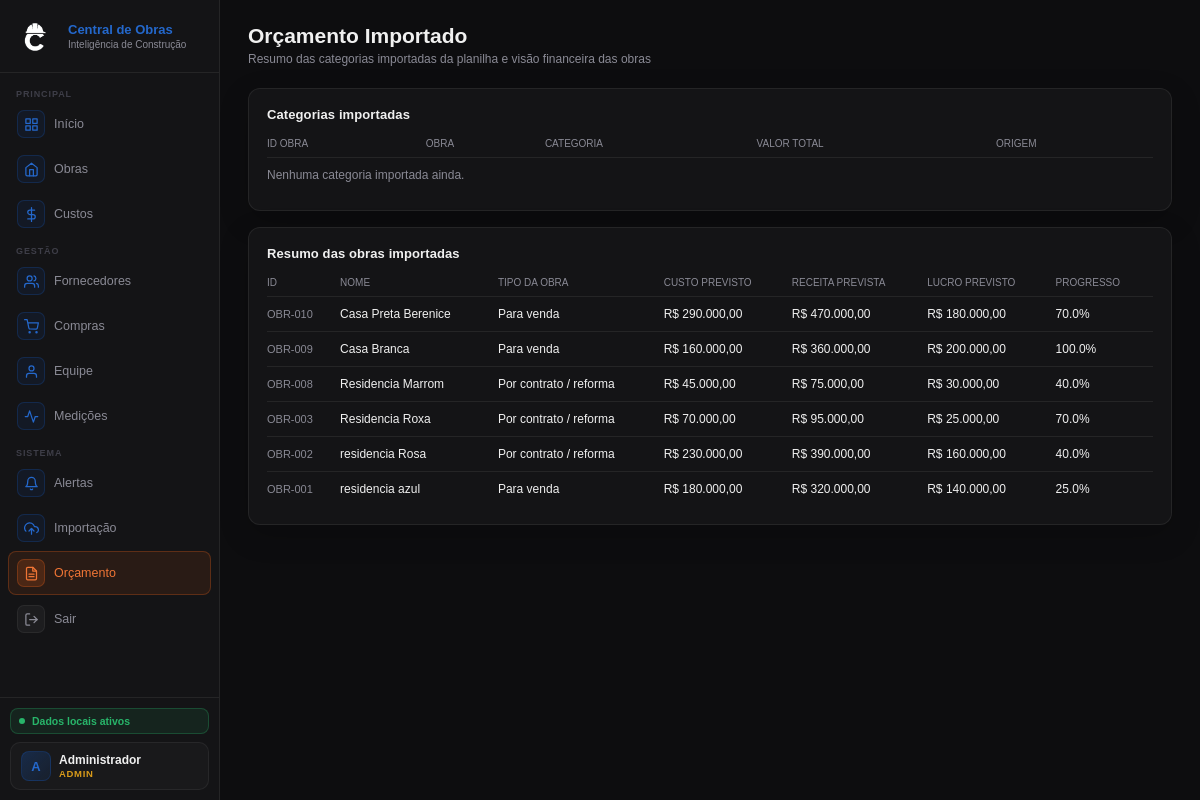
Before: /orcamento-importado (signed in) with the older database file.
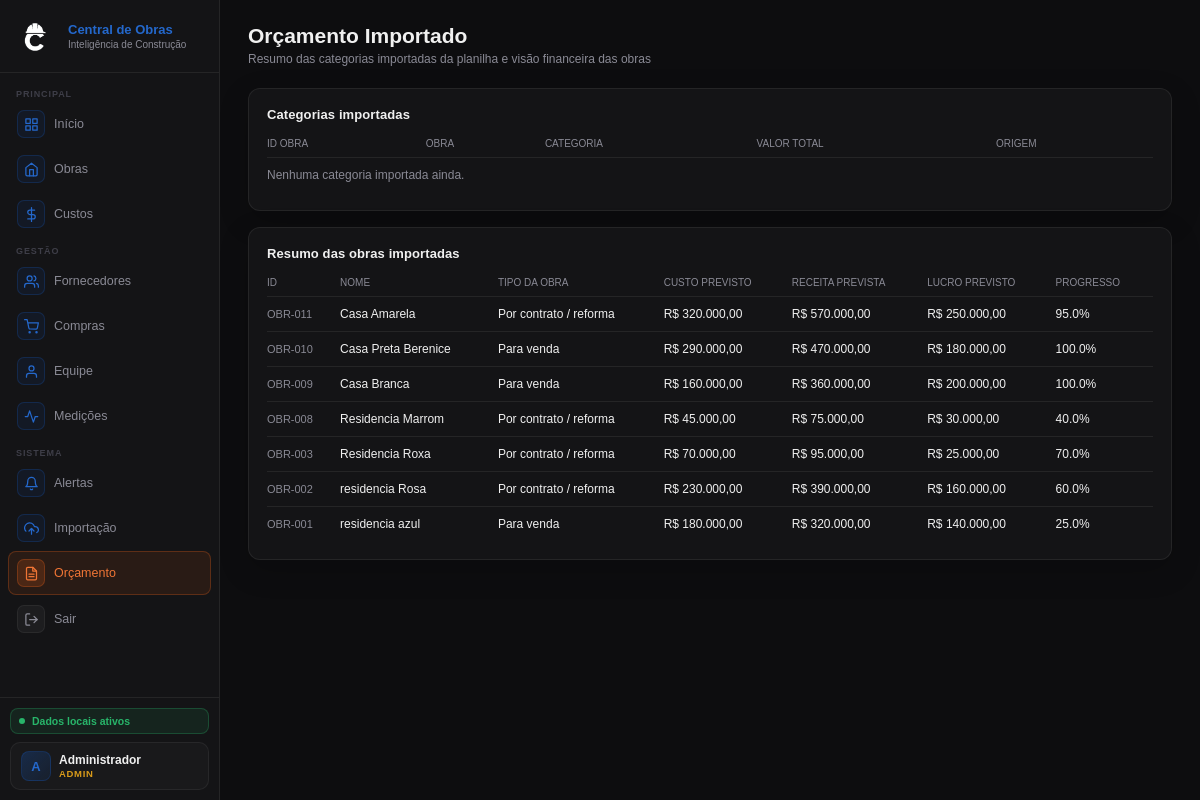
After: the same page with the newer database file.
### tables this page shows
CREATE TABLE obras (
    id INTEGER PRIMARY KEY AUTOINCREMENT,
    codigo TEXT NOT NULL UNIQUE,
    nome TEXT NOT NULL,
    endereco TEXT,
    tipologia TEXT,
    area_m2 REAL,
    data_inicio TEXT,
    data_fim_prevista TEXT,
    orcamento REAL DEFAULT 0,
    receita_total REAL DEFAULT 0,
    progresso_percentual REAL DEFAULT 0,
    status TEXT NOT NULL DEFAULT 'planejamento',
    criado_em TIMESTAMP DEFAULT CURRENT_TIMESTAMP
, tipo_obra TEXT NOT NULL DEFAULT 'contrato', token_publico TEXT, fase_obra TEXT, observacao_responsavel TEXT, foto_capa TEXT);

### routes/importacao_routes.py (the view)
@importacao_bp.route("/orcamento-importado")
def orcamento_importado():
    if not usuario_logado() or not eh_leitura():
        return redirect(url_for("auth_bp.login"))
    obras = query_all("SELECT * FROM obras ORDER BY id DESC")
    categorias_importadas = query_all("""
        SELECT cic.*, o.codigo AS codigo_obra, o.nome AS nome_obra
        FROM custos_importados_categoria cic
        JOIN obras o ON cic.obra_id = o.id
        ORDER BY o.id DESC, cic.categoria ASC
    """)
    return render_template(
        "orcamento_importado.html",
        obras=obras,
        categorias_importadas=categorias_importadas
    )

### app.py (called while the page is built)
@app.context_processor
def inject_helpers():
    return dict(
        formatar_moeda=formatar_moeda,
        calcular_media_fornecedor=calcular_media_fornecedor,
        formatar_tipo_obra=formatar_tipo_obra,
        eh_admin=eh_admin,
        eh_gestor=eh_gestor,
        eh_leitura=eh_leitura,
        usuario_perfil=usuario_perfil,
    )

### auth.py (called while the page is built)
def usuario_logado():
    return "usuario_id" in session

def usuario_perfil():
    return session.get("usuario_perfil", "")

def eh_leitura():
    return usuario_perfil() in ["admin", "gestor", "leitura"]

### database.py (called while the page is built)
def get_connection():
    conn = sqlite3.connect(DB_PATH)
    conn.row_factory = sqlite3.Row
    return conn

def query_all(sql, params=()):
    conn = get_connection()
    cursor = conn.execute(sql, params)
    rows = cursor.fetchall()
    conn.close()
    return rows

### utils.py (called while the page is built)
def formatar_moeda(valor):
    if valor is None:
        valor = 0
    return f"R$ {valor:,.2f}".replace(",", "X").replace(".", ",").replace("X", ".")

def formatar_tipo_obra(tipo_obra):
    if (tipo_obra or "contrato") == "venda":
        return "Para venda"
    return "Por contrato / reforma"

### templates/orcamento_importado.html (shortened to what this page needs)
{% extends "base.html" %}
{% block content %}
<div class="hdr">
    <div>
        <h1>Orçamento Importado</h1>
        <p>Resumo das categorias importadas da planilha e visão financeira das obras</p>
    </div>
</div>
<div class="card" style="margin-bottom:16px;">
    <div class="card-hdr">
        <div class="card-title">Categorias importadas</div>
    </div>
    <div class="tbl-wrap">
        <table>
            <thead>
                <tr>
                    <th>ID Obra</th>
                    <th>Obra</th>
                    <th>Categoria</th>
                    <th>Valor Total</th>
                    <th>Origem</th>
                </tr>
            </thead>
            <tbody>
                {% for item in categorias_importadas %}
                <tr>
                    <td class="td-mono">{{ item.codigo_obra }}</td>
                    <td class="td-name">{{ item.nome_obra }}</td>
                    <td>{{ item.categoria }}</td>
                    <td>{{ formatar_moeda(item.valor_total) }}</td>
                    <td>{{ item.origem }}</td>
                </tr>
                {% else %}
                <tr>
                    <td colspan="5" class="muted">Nenhuma categoria importada ainda.</td>
                </tr>
                {% endfor %}
            </tbody>
        </table>
    </div>
</div>
<div class="card">
    <div class="card-hdr">
        <div class="card-title">Resumo das obras importadas</div>
    </div>
    <div class="tbl-wrap">
        <table>
            <thead>
                <tr>
                    <th>ID</th>
                    <th>Nome</th>
                    <th>Tipo da obra</th>
                    <th>Custo previsto</th>
                    <th>Receita prevista</th>
                    <th>Lucro previsto</th>
                    <th>Progresso</th>
                </tr>
            </thead>
            <tbody>
                {% for obra in obras %}
                <tr>
                    <td class="td-mono">{{ obra.codigo }}</td>
                    <td class="td-name">{{ obra.nome }}</td>
                    <td>{{ formatar_tipo_obra(obra.tipo_obra) }}</td>
                    <td>{{ formatar_moeda(obra.orcamento) }}</td>
                    <td>{{ formatar_moeda(obra.receita_total) }}</td>
                    <td>{{ formatar_moeda((obra.receita_total or 0) - (obra.orcamento or 0)) }}</td>
                    <td>{{ obra.progresso_percentual or 0 }}%</td>
                </tr>
                {% else %}
                <tr>
                    <td colspan="7" class="muted">Nenhuma obra importada ainda.</td>
                </tr>
                {% endfor %}
            </tbody>
        </table>
    </div>
</div>
{% endblock %}

Changed rows visible on the page:
added obras: codigo "OBR-011", nome "Casa Amarela", tipo_obra "Por contrato / reforma", orcamento "R$ 320.000,00", receita_total "R$ 570.000,00", receita_total+orcamento "R$ 250.000,00", progresso_percentual "95.0"
changed obras "Casa Preta Berenice": progresso_percentual "70.0" → "100.0"
changed obras "residencia Rosa": progresso_percentual "40.0" → "60.0"
